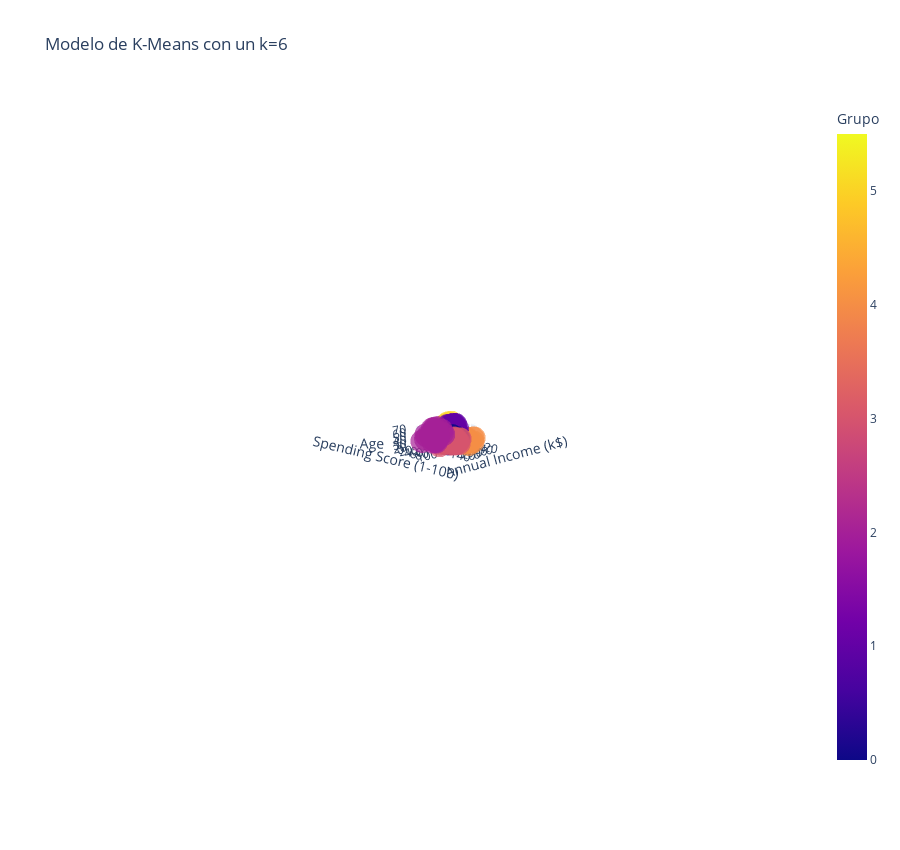

This figure's notebook cell:
### Code cell
Grafica_3D = px.scatter_3d(datos, x='Annual Income (k$)', y='Spending Score (1-100)', z='Age', color='Grupo', symbol='Grupo', symbol_map={0: 'circle', 1: 'circle', 2: 'circle', 3: 'circle', 4: 'circle', 5: 'circle',6: 'circle'}, opacity=0.7, width=900, height=850, title=f'Modelo de K-Means con un k={6}', labels={'label': 'Cluster'}, color_discrete_map={})
Grafica_3D.update_layout(showlegend=False)

### Figure 1 — Plotly figure (JSON) as saved in the notebook; plotly's stock layout.template omitted (floating-point values rounded to 4 significant figures)
{"data": [{"hovertemplate": "Grupo=%{marker.color}<br>Annual Income (k$)=%{x}<br>Spending Score (1-100)=%{y}<br>Age=%{z}<extra></extra>", "legendgroup": "5", "marker": {"color": [5, 5, 5, 5, 5, 5, 5, 5, 5, 5, 5, 5, 5, 5, 5, 5, 5, 5, 5, 5, 5], "coloraxis": "coloraxis", "opacity": 0.7, "symbol": "circle"}, "mode": "markers", "name": "5", "scene": "scene", "showlegend": true, "type": "scatter3d", "x": [15, 16, 17, 18, 19, 19, 20, 20, 21, 23, 24, 25, 28, 28, 29, 30, 33, 33, 34, 37, 39], "y": [39, 6, 40, 6, 3, 14, 15, 13, 35, 29, 35, 5, 14, 32, 31, 4, 4, 14, 17, 26, 28], "z": [19, 20, 31, 35, 64, 67, 58, 37, 35, 52, 35, 46, 54, 45, 40, 60, 53, 49, 42, 36, 49]}, {"hovertemplate": "Grupo=%{marker.color}<br>Annual Income (k$)=%{x}<br>Spending Score (1-100)=%{y}<br>Age=%{z}<extra></extra>", "legendgroup": "4", "marker": {"color": [4, 4, 4, 4, 4, 4, 4, 4, 4, 4, 4, 4, 4, 4, 4, 4, 4, 4, 4, 4, 4, 4], "coloraxis": "coloraxis", "opacity": 0.7, "symbol": "circle"}, "mode": "markers", "name": "4", "scene": "scene", "showlegend": true, "type": "scatter3d", "x": [15, 16, 17, 18, 19, 19, 20, 20, 21, 23, 24, 25, 28, 28, 29, 30, 33, 33, 34, 37, 38, 39], "y": [81, 77, 76, 94, 72, 99, 77, 79, 66, 98, 73, 73, 82, 61, 87, 73, 92, 81, 73, 75, 92, 65], "z": [21, 23, 22, 23, 30, 35, 24, 22, 20, 35, 25, 31, 29, 35, 23, 21, 18, 21, 30, 20, 24, 24]}, {"hovertemplate": "Grupo=%{marker.color}<br>Annual Income (k$)=%{x}<br>Spending Score (1-100)=%{y}<br>Age=%{z}<extra></extra>", "legendgroup": "1", "marker": {"color": [1, 1, 1, 1, 1, 1, 1, 1, 1, 1, 1, 1, 1, 1, 1, 1, 1, 1, 1, 1, 1, 1, 1, 1, 1, 1, 1, 1, 1, 1, 1, 1, 1, 1, 1, 1, 1, 1, 1, 1, 1, 1, 1, 1, 1], "coloraxis": "coloraxis", "opacity": 0.7, "symbol": "circle"}, "mode": "markers", "name": "1", "scene": "scene", "showlegend": true, "type": "scatter3d", "x": [38, 39, 40, 42, 43, 43, 43, 44, 44, 46, 46, 47, 47, 48, 48, 48, 49, 49, 50, 50, 54, 54, 54, 54, 54, 54, 54, 57, 58, 59, 60, 60, 61, 62, 62, 62, 63, 63, 63, 63, 63, 65, 65, 67, 67], "y": [35, 36, 55, 52, 60, 45, 41, 50, 46, 46, 56, 52, 59, 51, 50, 48, 55, 42, 49, 56, 47, 53, 42, 51, 41, 44, 46, 58, 46, 55, 49, 47, 42, 48, 59, 56, 50, 46, 43, 48, 52, 43, 59, 43, 57], "z": [65, 48, 50, 49, 59, 50, 47, 51, 69, 53, 70, 67, 54, 63, 43, 68, 70, 47, 60, 60, 59, 45, 49, 57, 67, 46, 48, 55, 50, 68, 48, 47, 48, 49, 67, 49, 66, 54, 68, 66, 65, 63, 49, 51, 50]}, {"hovertemplate": "Grupo=%{marker.color}<br>Annual Income (k$)=%{x}<br>Spending Score (1-100)=%{y}<br>Age=%{z}<extra></extra>", "legendgroup": "0", "marker": {"color": [0, 0, 0, 0, 0, 0, 0, 0, 0, 0, 0, 0, 0, 0, 0, 0, 0, 0, 0, 0, 0, 0, 0, 0, 0, 0, 0, 0, 0, 0, 0, 0, 0, 0, 0, 0, 0, 0], "coloraxis": "coloraxis", "opacity": 0.7, "symbol": "circle"}, "mode": "markers", "name": "0", "scene": "scene", "showlegend": true, "type": "scatter3d", "x": [39, 40, 40, 40, 42, 43, 46, 46, 48, 48, 48, 54, 54, 54, 54, 54, 57, 58, 59, 60, 60, 60, 60, 61, 62, 62, 62, 63, 64, 64, 65, 65, 67, 67, 69, 70, 72, 76], "y": [61, 47, 42, 42, 60, 54, 51, 55, 59, 59, 47, 54, 48, 52, 55, 57, 55, 60, 41, 40, 42, 52, 50, 49, 41, 55, 42, 54, 42, 46, 48, 50, 56, 40, 58, 29, 34, 40], "z": [31, 27, 29, 31, 33, 31, 27, 19, 18, 19, 32, 26, 40, 23, 38, 21, 22, 34, 18, 40, 32, 24, 27, 20, 23, 26, 21, 19, 38, 19, 18, 19, 27, 38, 40, 23, 25, 28]}, {"hovertemplate": "Grupo=%{marker.color}<br>Annual Income (k$)=%{x}<br>Spending Score (1-100)=%{y}<br>Age=%{z}<extra></extra>", "legendgroup": "3", "marker": {"color": [3, 3, 3, 3, 3, 3, 3, 3, 3, 3, 3, 3, 3, 3, 3, 3, 3, 3, 3, 3, 3, 3, 3, 3, 3, 3, 3, 3, 3, 3, 3, 3, 3, 3, 3, 3, 3, 3, 3], "coloraxis": "coloraxis", "opacity": 0.7, "symbol": "circle"}, "mode": "markers", "name": "3", "scene": "scene", "showlegend": true, "type": "scatter3d", "x": [69, 70, 71, 71, 71, 72, 73, 73, 74, 75, 76, 77, 77, 78, 78, 78, 78, 78, 78, 79, 81, 85, 86, 87, 87, 87, 88, 88, 93, 97, 98, 99, 101, 103, 103, 113, 120, 126, 137], "y": [91, 77, 95, 75, 75, 71, 88, 73, 72, 93, 87, 97, 74, 90, 88, 76, 89, 78, 73, 83, 93, 75, 95, 63, 75, 92, 86, 69, 90, 86, 88, 97, 68, 85, 69, 91, 79, 74, 83], "z": [39, 31, 40, 38, 39, 31, 29, 32, 35, 32, 32, 28, 32, 34, 39, 38, 27, 30, 30, 29, 31, 36, 33, 32, 28, 36, 30, 27, 35, 32, 29, 30, 28, 36, 32, 38, 35, 32, 30]}, {"hovertemplate": "Grupo=%{marker.color}<br>Annual Income (k$)=%{x}<br>Spending Score (1-100)=%{y}<br>Age=%{z}<extra></extra>", "legendgroup": "2", "marker": {"color": [2, 2, 2, 2, 2, 2, 2, 2, 2, 2, 2, 2, 2, 2, 2, 2, 2, 2, 2, 2, 2, 2, 2, 2, 2, 2, 2, 2, 2, 2, 2, 2, 2, 2, 2], "coloraxis": "coloraxis", "opacity": 0.7, "symbol": "circle"}, "mode": "markers", "name": "2", "scene": "scene", "showlegend": true, "type": "scatter3d", "x": [71, 71, 71, 73, 73, 74, 75, 77, 77, 78, 78, 78, 78, 78, 78, 79, 81, 85, 86, 87, 87, 87, 88, 88, 93, 97, 98, 99, 101, 103, 103, 113, 120, 126, 137], "y": [35, 11, 9, 5, 7, 10, 5, 12, 36, 22, 17, 20, 16, 1, 1, 35, 5, 26, 20, 27, 13, 10, 13, 15, 14, 32, 15, 39, 24, 17, 23, 8, 16, 28, 18], "z": [43, 59, 47, 20, 44, 19, 57, 25, 48, 34, 43, 44, 47, 37, 34, 56, 19, 50, 42, 36, 40, 36, 52, 58, 59, 37, 46, 41, 54, 41, 34, 33, 47, 45, 32]}], "layout": {"coloraxis": {"colorbar": {"title": {"text": "Grupo"}}, "colorscale": [[0, "#0d0887"], [0.1111, "#46039f"], [0.2222, "#7201a8"], [0.3333, "#9c179e"], [0.4444, "#bd3786"], [0.5556, "#d8576b"], [0.6667, "#ed7953"], [0.7778, "#fb9f3a"], [0.8889, "#fdca26"], [1, "#f0f921"]]}, "height": 850, "legend": {"title": {"text": "Grupo"}, "tracegroupgap": 0}, "scene": {"aspectmode": "auto", "aspectratio": {"x": 1.429, "y": 1.148, "z": 0.6093}, "camera": {"center": {"x": 0, "y": 0, "z": 0}, "eye": {"x": 17.09, "y": 16.1, "z": 4.927}, "projection": {"type": "perspective"}, "up": {"x": 0, "y": 0, "z": 1}}, "domain": {"x": [0, 1], "y": [0, 1]}, "xaxis": {"title": {"text": "Annual Income (k$)"}, "type": "linear"}, "yaxis": {"title": {"text": "Spending Score (1-100)"}, "type": "linear"}, "zaxis": {"title": {"text": "Age"}, "type": "linear"}}, "showlegend": false, "title": {"text": "Modelo de K-Means con un k=6"}, "width": 900}}
